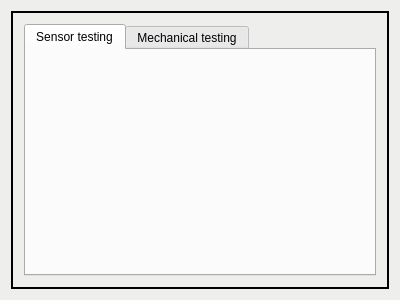
<?xml version="1.0" encoding="UTF-8"?>
<ui version="4.0">
 <class>MainWindow</class>
 <widget class="QMainWindow" name="MainWindow">
  <property name="geometry">
   <rect>
    <x>0</x>
    <y>0</y>
    <width>400</width>
    <height>300</height>
   </rect>
  </property>
  <property name="windowTitle">
   <string>MainWindow</string>
  </property>
  <property name="styleSheet">
   <string notr="true">QMainWindow {
background-color: rgb(238, 238, 236)
}</string>
  </property>
  <property name="tabShape">
   <enum>QTabWidget::Rounded</enum>
  </property>
  <widget class="QWidget" name="centralWidget">
   <layout class="QHBoxLayout" name="horizontalLayout">
    <item>
     <widget class="QFrame" name="frame">
      <property name="maximumSize">
       <size>
        <width>800</width>
        <height>480</height>
       </size>
      </property>
      <property name="frameShape">
       <enum>QFrame::WinPanel</enum>
      </property>
      <property name="frameShadow">
       <enum>QFrame::Plain</enum>
      </property>
      <layout class="QVBoxLayout" name="verticalLayout">
       <item>
        <widget class="QTabWidget" name="tabWidget">
         <property name="styleSheet">
          <string notr="true"/>
         </property>
         <property name="currentIndex">
          <number>0</number>
         </property>
         <widget class="SensorReadingsWidget" name="sensor_tab">
          <attribute name="title">
           <string>Sensor testing</string>
          </attribute>
         </widget>
         <widget class="MechanicalTestingWidget" name="mech_tab">
          <attribute name="title">
           <string>Mechanical testing</string>
          </attribute>
         </widget>
        </widget>
       </item>
      </layout>
     </widget>
    </item>
   </layout>
  </widget>
 </widget>
 <layoutdefault spacing="6" margin="11"/>
 <customwidgets>
  <customwidget>
   <class>SensorReadingsWidget</class>
   <extends>QWidget</extends>
   <header location="global">sensorreadingswidget.h</header>
   <container>1</container>
  </customwidget>
  <customwidget>
   <class>MechanicalTestingWidget</class>
   <extends>QWidget</extends>
   <header location="global">mechanicaltestingwidget.h</header>
   <container>1</container>
  </customwidget>
 </customwidgets>
 <resources/>
 <connections/>
</ui>
